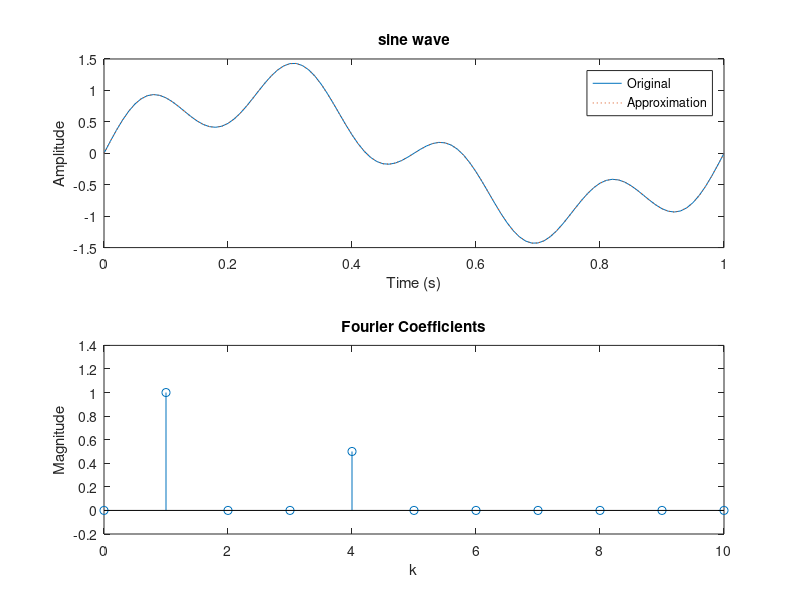
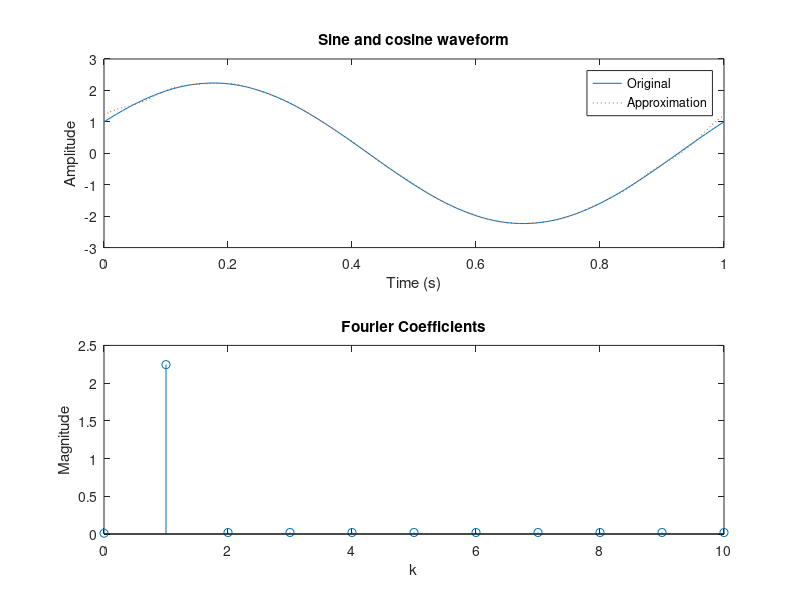

These charts were generated, in order, by the following MATLAB code:
dt = 0.01;
T = 1;
t = [0:dt:T]';
omega0 = 2 * pi / T;
N = length(t);
N2 = round(N/2);

% Regular 7.1 with additons
x = sin(2 * pi * t) + 0.5 * sin(4 * 2 * pi * t);
a(1) = 1/T * (sum(x) * dt);
xfs = a(1) * ones(size(x));
for k = 1:10
    ck = cos(k * omega0 * t);
    a(k + 1) = 2/T * (sum(x .* ck) * dt);
    sk = sin(k * omega0 * t);
    b(k + 1) = 2/T * (sum(x .* sk) * dt);
    xfs = xfs + a(k + 1) * cos(k * omega0 * t) + b(k + 1) * sin(k * omega0 * t);
end
figure;
subplot(2,1,1);
plot(t, x, '-', t, xfs, ':');
legend('Original', 'Approximation');
title('sine wave');
xlabel('Time (s)');
ylabel('Amplitude');
% Fourier coefficients
subplot(2,1,2);
stem(0:10, [a(1), sqrt(a(2:end).^2 + b(2:end).^2)]);
title('Fourier Coefficients');
xlabel('k');
ylabel('Magnitude');
x = cos(2 * pi * t) + 2 * sin(2 * pi * t);
a(1) = 1/T * (sum(x) * dt);
xfs = a(1) * ones(size(x));

%7.4 setup
for k = 1:10
    ck = cos(k * omega0 * t);
    a(k + 1) = 2/T * (sum(x .* ck) * dt);
    sk = sin(k * omega0 * t);
    b(k + 1) = 2/T * (sum(x .* sk) * dt);
    xfs = xfs + a(k + 1) * cos(k * omega0 * t) + b(k + 1) * sin(k * omega0 * t);
end

figure;
subplot(2,1,1); 
plot(t, x, '-', t, xfs, ':');
title('Sine and cosine waveform');
legend('Original', 'Approximation');
xlabel('Time (s)');
ylabel('Amplitude');
% Fourier coefficients addition to graph
subplot(2,1,2); 
stem(0:10, [a(1), sqrt(a(2:end).^2 + b(2:end).^2)]);
title('Fourier Coefficients');
ylabel('Magnitude');
xlabel('k');